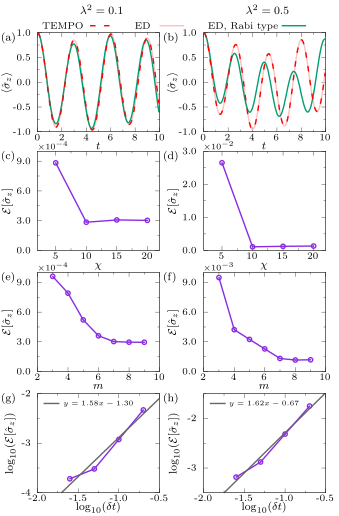

The gnuplot source for this figure:
set term epslatex standalone size 8.6cm,13.1cm font ",8" header\
'\usepackage{scalerel}'

lw = 4

set linestyle 1 lw lw lc rgb "pink"
set linestyle 2 lw lw lc rgb "red"
set linestyle 3 lw lw lc rgb "#009E73"
set linestyle 4 lw lw lc rgb "#009E73"
set linestyle 5 lw lw lc rgb "#8A2BE2"
set linestyle 6 lw lw lc rgb "#666666"

set style arrow 1 noborder lw 2 size 1,20

set out "fig.tex"
set multiplot

# common settings
set format x '\small{%g}'
set format y '\small{%.1f}'
set lmargin 0
set rmargin 0
set tmargin 0
set bmargin 0

w=0.36
h=0.1924

y1=0.7435
y2=0.5134
y3=0.2783
y4=0.0432

xL=0.11
xR=0.60

# (a) alpha=0.1, sigma_z dynamics
set size w,h
set origin xL,y1
set xlabel '$t$' offset 0,1.2
set ylabel '$\langle\hat{\sigma}_z\rangle$' offset 3.0,0
set xrange [0:10]
set yrange [-1:1]
set xtics 0,2,10 offset 0,0.5
set ytics -1,0.5,1
set mxtics 2
set mytics 2
set label '\small{TEMPO}' at graph 0.04,1.07
set arrow from graph 0.43,1.07 to graph 0.63,1.07 ls 2 dt 2 nohead
set label '\small{ED}' at graph 0.8,1.07
set arrow from graph 1.0,1.07 to graph 1.2,1.07 ls 1 nohead
set label '\small{ED, Rabi type}' at graph 1.4,1.07
set arrow from graph 2.0,1.07 to graph 2.2,1.07 ls 4 nohead
set label '(a)' at graph -0.30,0.95
set label '$\lambda^2=0.1$' at graph 0.35,1.22
unset key
plot "data/alpha0.1/panel00_jc_ed.csv" u 1:2 w l ls 1 notitle,\
     "data/alpha0.1/panel00_rabi_ed.csv" u 1:2 w l ls 4 notitle,\
     "data/alpha0.1/panel00_tempo_chi30.csv" u 1:2 w l ls 2 dt 2 notitle

# (b) alpha=0.5, sigma_z dynamics
unset label
unset arrow
unset key
set size w,h
set origin xR,y1
set xrange [0:10]
set yrange [-1:1]
set xtics 0,2,10 offset 0,0.5
set ytics -1,0.5,1
set mxtics 2
set mytics 2
set label '(b)' at graph -0.33,0.95
set label '$\lambda^2=0.5$' at graph 0.35,1.22
plot "data/alpha0.5/panel01_jc_ed.csv" u 1:2 w l ls 1 notitle,\
     "data/alpha0.5/panel01_rabi_ed.csv" u 1:2 w l ls 4 notitle,\
     "data/alpha0.5/panel01_tempo_chi30.csv" u 1:2 w l ls 2 dt 2 notitle

# (c) alpha=0.1, error vs chi
unset label
unset key
set size w,h
set origin xL,y2
set xlabel '$\chi$' offset 0,1.2
set ylabel '$\mathcal{E}[\hat{\sigma}_z]$' offset 2.1,0
set xrange [2:22]
set yrange [0:10]
set xtics 5,5,20 offset 0,0.5
set ytics 0,3,9
set format y '\small{%.1f}'
set mxtics 2
set mytics 2
set label '(c)' at graph -0.30,0.95
set label '$\scriptstyle{\times10^{-4}}$' at graph 0,1.05
plot "data/alpha0.1/panel10_err_vs_chi.csv" u 1:($2*10000) w lp ls 5 pt 6 lw lw notitle

# (d) alpha=0.5, error vs chi
unset label
set size w,h
set origin xR,y2
set xrange [2:22]
set yrange [0:3]
set xtics 5,5,20 offset 0,0.5
set ytics 0,1,3
set format y '\small{%.1f}'
set mxtics 2
set mytics 2
set label '(d)' at graph -0.33,0.95
set label '$\scriptstyle{\times10^{-2}}$' at graph 0,1.05
plot "data/alpha0.5/panel11_err_vs_chi.csv" u 1:($2*100) w lp ls 5 pt 6 lw lw notitle

# (e) alpha=0.1, error vs k
unset label
set size w,h
set origin xL,y3
set xlabel '$m$' offset 0,1.2
set ylabel '$\mathcal{E}[\hat{\sigma}_z]$' offset 2.1,0
set xrange [2:10]
set yrange [0:10]
set xtics 2,2,10 offset 0,0.5
set ytics 0,3,9
set format y '\small{%.1f}'
set mxtics 2
set mytics 2
set label '(e)' at graph -0.30,0.95
set label '$\scriptstyle{\times10^{-4}}$' at graph 0,1.05
plot "data/alpha0.1/panel20_err_vs_k.csv" u 1:($2*10000) w lp ls 5 pt 6 lw lw notitle

# (f) alpha=0.5, error vs k
unset label
set size w,h
set origin xR,y3
set xrange [2:10]
set yrange [0:10]
set xtics 2,2,10 offset 0,0.5
set ytics 0,3,9
set format y '\small{%.1f}'
set mxtics 2
set mytics 2
set label '(f)' at graph -0.33,0.95
set label '$\scriptstyle{\times10^{-3}}$' at graph 0,1.05
plot "data/alpha0.5/panel21_err_vs_k.csv" u 1:($2*1000) w lp ls 5 pt 6 lw lw notitle

# linear fits for (g) and (h) using all points
f1(x) = a1*x + b1
fit [*:*] f1(x) "data/alpha0.1/panel30_err_vs_dt.csv" using (log10($1)):(log10($2)) via a1,b1
f2(x) = a2*x + b2
fit [*:*] f2(x) "data/alpha0.5/panel31_err_vs_dt.csv" using (log10($1)):(log10($2)) via a2,b2
# fit result: log10(E) = 1.58*log10(dt) - 1.30 (alpha=0.1)
# fit result: log10(E) = 1.62*log10(dt) - 0.67 (alpha=0.5)

# (g) alpha=0.1, error vs dt (log-log)
unset label
unset arrow
set size w,h
set origin xL,y4
set xlabel '$\log_{10}(\delta t)$' offset 0,1.2
set ylabel '$\log_{10}(\mathcal{E}[\hat{\sigma}_z])$' offset 1.5,0
set xrange [-2.0:-0.5]
set yrange [-4.0:-2.0]
set xtics -2.0,0.5,-0.5 offset 0,0.5
set ytics -4,1,-2
set format x '\small{%.1f}'
set format y '\small{%g}'
set mxtics 2
set mytics 2
set label '(g)' at graph -0.30,0.95
set arrow from graph 0.05,0.90 to graph 0.18,0.90 nohead ls 6
set label sprintf('{\scriptsize $y = %.2fx %+.2f$}', a1, b1) at graph 0.50,0.90
plot "data/alpha0.1/panel30_err_vs_dt.csv" u (log10($1)):(log10($2)) w lp ls 5 pt 6 lw lw notitle,\
     f1(x) w l ls 6 notitle

# (h) alpha=0.5, error vs dt (log-log)
unset label
unset arrow
set size w,h
set origin xR,y4
set xlabel '$\log_{10}(\delta t)$' offset 0,1.2
set ylabel '$\log_{10}(\mathcal{E}[\hat{\sigma}_z])$' offset 1.2,0
set xrange [-2.0:-0.5]
set yrange [-3.5:-1.5]
set xtics -2.0,0.5,-0.5 offset 0,0.5
set ytics -3,1,-1
set format x '\small{%.1f}'
set format y '\small{%g}'
set mxtics 2
set mytics 2
set label '(h)' at graph -0.33,0.95
set arrow from graph 0.05,0.90 to graph 0.18,0.90 nohead ls 6
set label sprintf('{\scriptsize $y = %.2fx %+.2f$}', a2, b2) at graph 0.50,0.90
plot "data/alpha0.5/panel31_err_vs_dt.csv" u (log10($1)):(log10($2)) w lp ls 5 pt 6 lw lw notitle,\
     f2(x) w l ls 6 notitle

unset multiplot
